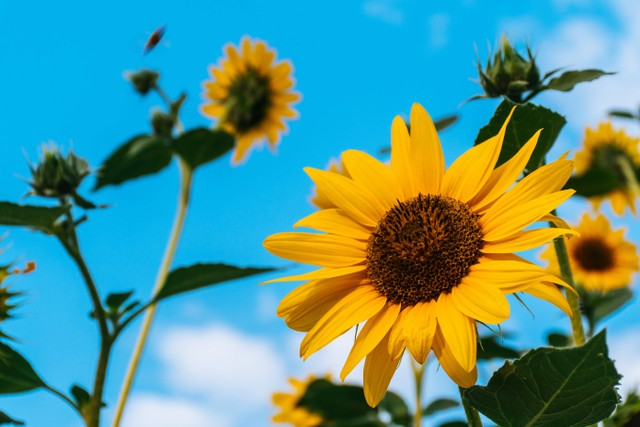
#> input picture gambar.jpg, 640 x 427 px
$ python praktikum3.py
#> lines starting #> are read from the running program, lines starting #| are printed output that depends on the picture
import cv2

img = cv2.imread("gambar.jpg")
#> img is the input picture: shape (427, 640, 3); mean B, G, R 140.1, 148.7, 87.7

b=img.copy()
b[:,:,1]=0
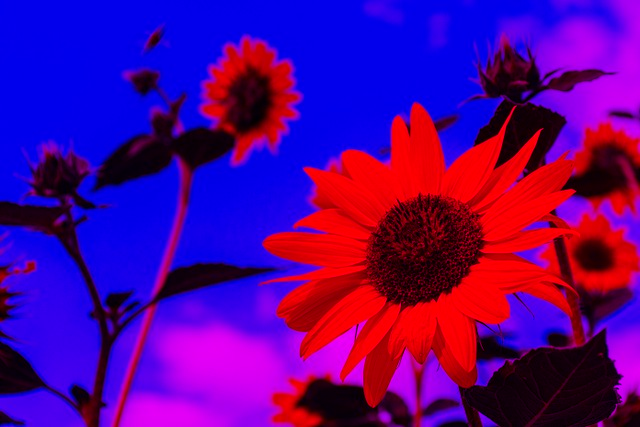
#> b: shape (427, 640, 3); mean B, G, R 140.1, 0, 87.7
b[:,:,2]=0
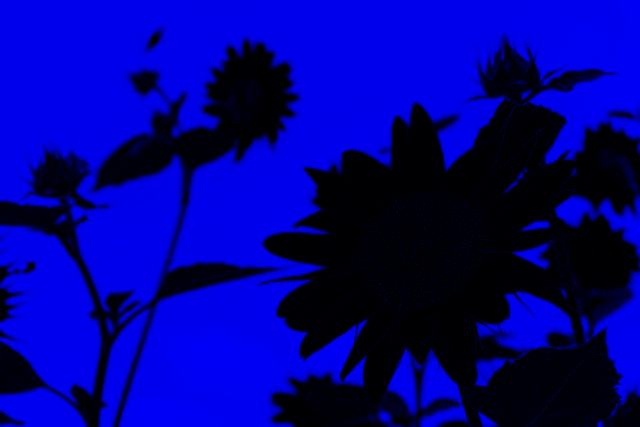
#> b: shape (427, 640, 3); mean B, G, R 140.1, 0, 0

g=img.copy()
g[:,:,0]=0
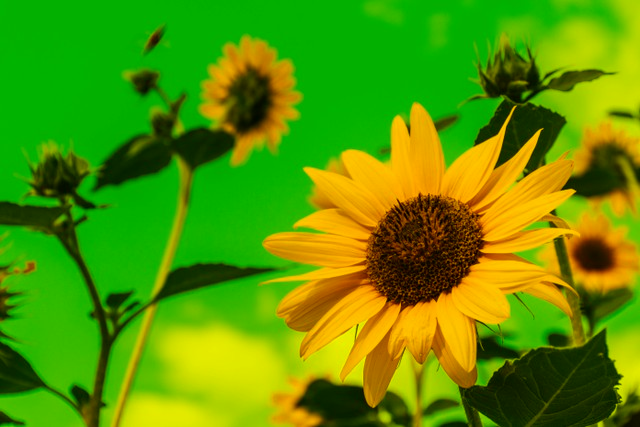
#> g: shape (427, 640, 3); mean B, G, R 0, 148.7, 87.7
g[:,:,2]=0
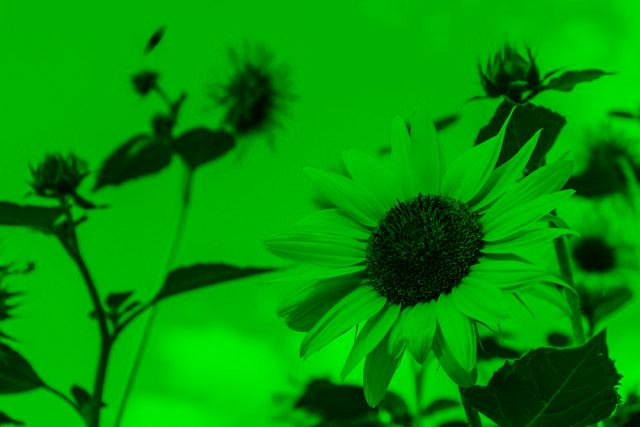
#> g: shape (427, 640, 3); mean B, G, R 0, 148.7, 0
cv2.imshow('G-RGB',g)

r=img.copy()
r[:,:,0]=0
r[:,:,1]=0
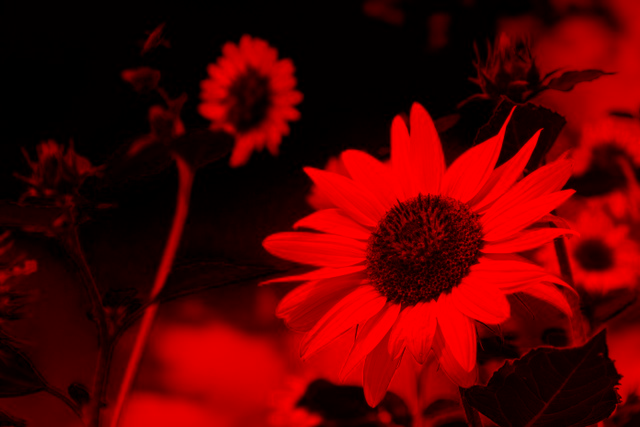
#> r: shape (427, 640, 3); mean B, G, R 0, 0, 87.7

cv2.imshow('Original Image',img)
cv2.imshow('B-RctrGB',b)
cv2.imshow('G-RGB',g)
cv2.imshow('R-RGB',r)

cv2.waitKey()
cv2.destroyAllWindows()

$ run again, with face-image.jpg copied over gambar.jpg
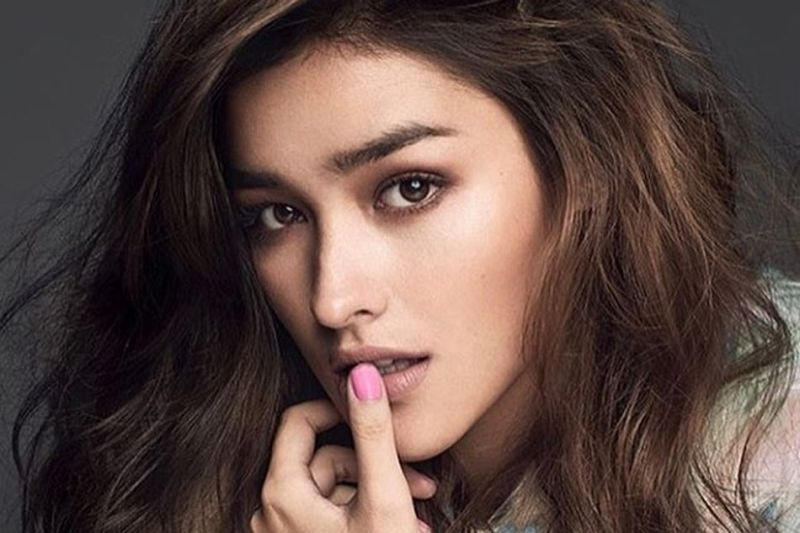
#> input picture face-image.jpg, 800 x 533 px
#> img is the input picture: shape (533, 800, 3); mean B, G, R 66.3, 72.1, 92.2
#> `g[:,:,2]=0`:
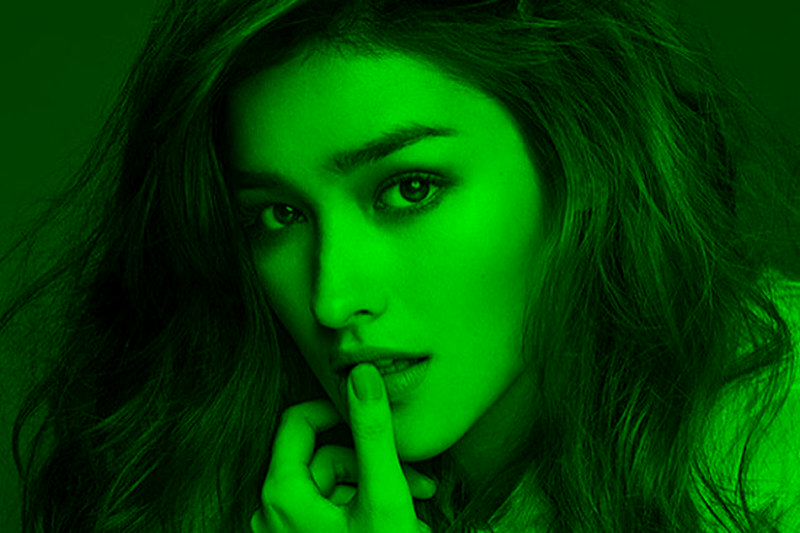
#> g: shape (533, 800, 3); mean B, G, R 0, 72.1, 0
#> `r[:,:,1]=0`:
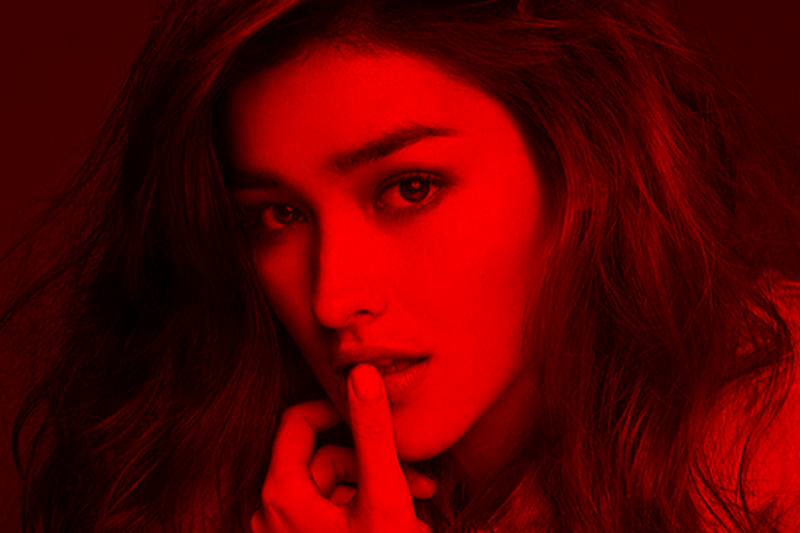
#> r: shape (533, 800, 3); mean B, G, R 0, 0, 92.2

$ run again, with meting.jpg copied over gambar.jpg
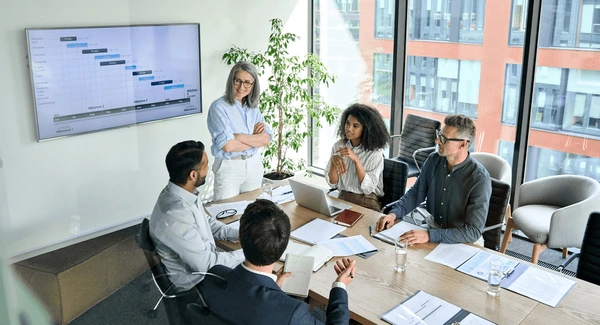
#> input picture meting.jpg, 600 x 325 px
#> img is the input picture: shape (325, 600, 3); mean B, G, R 165.7, 164.9, 158
#> `g[:,:,2]=0`:
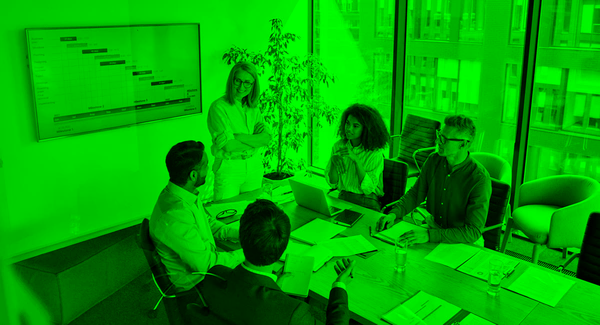
#> g: shape (325, 600, 3); mean B, G, R 0, 164.9, 0
#> `r[:,:,1]=0`:
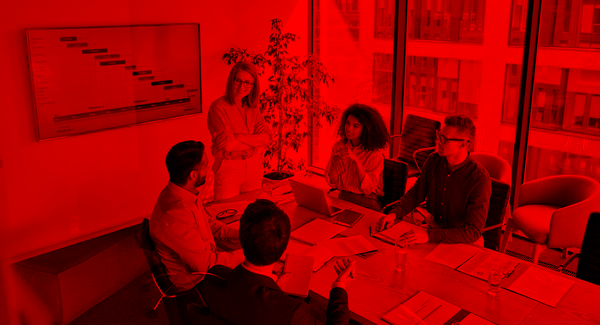
#> r: shape (325, 600, 3); mean B, G, R 0, 0, 158

$ run again, with pegunungan.jpg copied over gambar.jpg
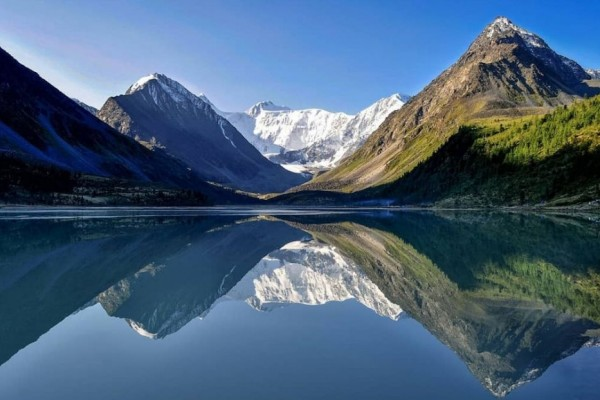
#> input picture pegunungan.jpg, 600 x 400 px
#> img is the input picture: shape (400, 600, 3); mean B, G, R 121.6, 97.1, 72.4
#> `g[:,:,2]=0`:
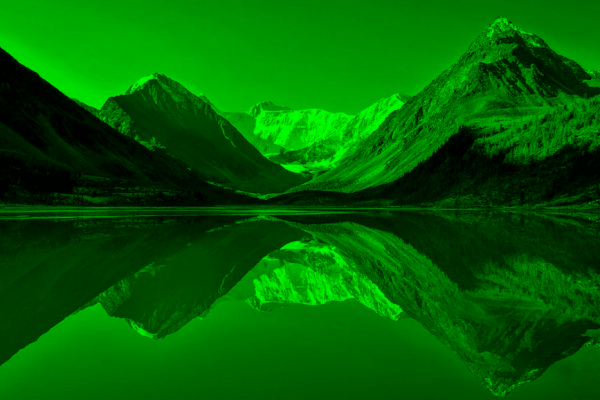
#> g: shape (400, 600, 3); mean B, G, R 0, 97.1, 0
#> `r[:,:,1]=0`:
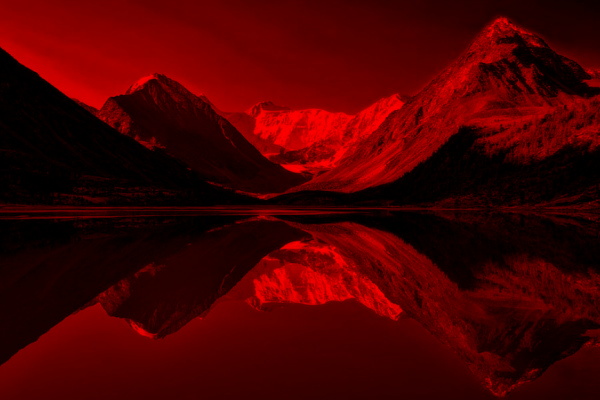
#> r: shape (400, 600, 3); mean B, G, R 0, 0, 72.4
